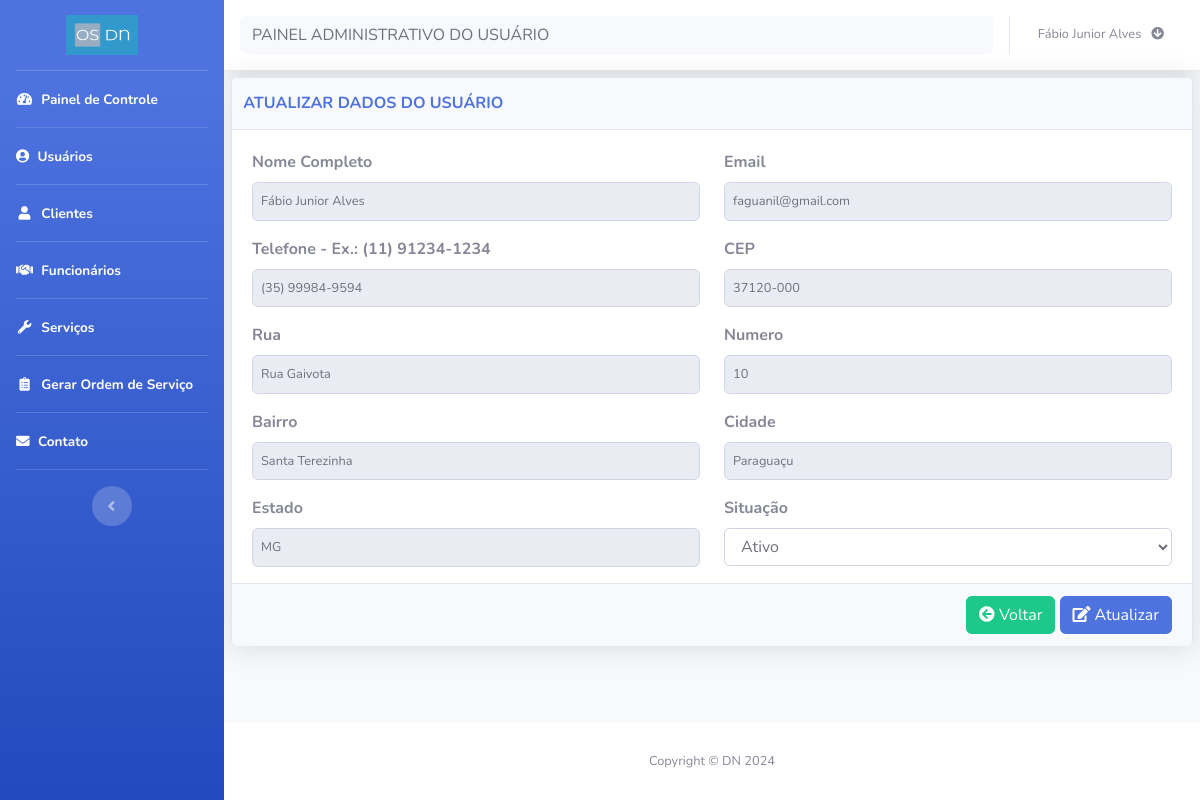
Screenshot of /editar_usuario.php?cod=25 (signed in) with the database file from the repository.
### tables this page shows
CREATE TABLE `usuario` (
  `cod` int(11) NOT NULL,
  `nome` varchar(100) NOT NULL,
  `email` varchar(100) NOT NULL,
  `telefone` varchar(100) NOT NULL,
  `senha` varchar(100) NOT NULL,
  `cep` varchar(10) NOT NULL,
  `endereco` varchar(100) NOT NULL,
  `numero` varchar(11) NOT NULL,
  `bairro` varchar(100) NOT NULL,
  `cidade` varchar(100) NOT NULL,
  `estado` varchar(2) NOT NULL,
  `status` int(11) NOT NULL,
  `perfil` int(11) NOT NULL,
  `data` date NOT NULL
);

### bd/bd_usuario.php (called while the page is built, shortened)
<?php
function buscaUsuarioeditar($codigo){
  $conexao = conecta_db();
  $query = "SELECT *
            FROM usuario
            WHERE cod='$codigo'";
  $resultado = mysqli_query($conexao,$query);
  $dados = mysqli_fetch_array($resultado);
  return $dados;
}
?>

### editar_usuario.php (the view, shortened to what this page needs)
<?php
require_once('header.php');
require_once('sidebar.php');
require_once ("bd/bd_usuario.php");
$codigo = $_GET['cod'];
$dados = buscaUsuarioeditar($codigo);
$nome = $dados["nome"];
$email = $dados["email"];
$telefone = $dados["telefone"];
$cep = $dados["cep"];
$endereco = $dados["endereco"];
$numero = $dados["numero"];
$bairro = $dados["bairro"];
$cidade = $dados["cidade"];
$estado = $dados["estado"];
$status = $dados["status"];
?>
<div id="content">
    <?php require_once('navbar.php');?>
    <div class="container-fluid">
        <div class="card shadow mb-2">
            <div class="card-header py-3">
                <div class="row">
                    <div class="col-md-8">
                        <h6 class="m-0 font-weight-bold text-primary" id="title">ATUALIZAR DADOS DO USUÁRIO</h6>
                    </div>
                </div>
            </div>
            <div class="card-body">
                <form class="user" action="editar_usuario_envia.php" method="post">
                    <div class="form-group row">
                        <div class="col-sm-6 mb-3 mb-sm-0">
                            <label> Nome Completo </label>
                            <input type="text" class="form-control form-control-user" id="nome" name="nome" value="<?= $nome ?>" readonly>
                        </div>
                        <div class="col-sm-6">
                            <label> Email </label>
                            <input type="email" class="form-control form-control-user" id="email" name="email" value="<?= $email ?>" readonly>
                        </div>
                    </div>
                    <div class="form-group row">
                        <div class="col-sm-6 mb-3 mb-sm-0">
                            <label> Telefone - Ex.: (11) 91234-1234 </label>
                            <input type="tel" class="form-control form-control-user" id="telefone" name="telefone" value="<?=$telefone ?>" readonly>
                        </div>
                        <div class="col-sm-6 mb-3 mb-sm-0">
                            <label> CEP </label>
                            <input type="text" class="form-control form-control-user" id="cep" name="cep" value="<?= $cep ?>" readonly>
                        </div>
                    </div>
                    <div class="form-group row">
                        <div class="col-sm-6 mb-3 mb-sm-0">
                            <label> Rua </label>
                            <input type="text" class="form-control form-control-user" id="endereco" name="endereco" value="<?= $endereco ?>" readonly>
                        </div>
                        <div class="col-sm-6 mb-3 mb-sm-0">
                            <label> Numero </label>
                            <input type="number" class="form-control form-control-user" id="numero" name="numero" value="<?= $numero ?>" readonly>
                        </div>
                    </div>
                    <div class="form-group row">
                        <div class="col-sm-6 mb-3 mb-sm-0">
                            <label> Bairro </label>
                            <input type="text" class="form-control form-control-user" id="bairro" name="bairro" value="<?= $bairro ?>" readonly>
                        </div>
                        <div class="col-sm-6 mb-3 mb-sm-0">
                            <label> Cidade </label>
                            <input type="text" class="form-control form-control-user" id="cidade" name="cidade" value="<?= $cidade ?>" readonly>
                        </div>
                    </div>
                    <div class="form-group row">
                        <div class="col-sm-6 mb-3 mb-sm-0">
                            <label> Estado </label>
                            <input type="text" class="form-control form-control-user" id="estado" name="estado" value="<?= $estado ?>" readonly>
                        </div>
                         <div class="col-sm-6">
                            <label> Situação </label>
                            <select class="form-control" id="status" name="status" required>
                                <option value="1" <?php echo ($status == 1) ? 'selected': ''; ?>>Ativo</option>
                            </select>
                        </div>
                    </div>
                    <div class="card-footer text-muted" id="btn-form">
                        <div class=text-right>
                            <a title="Voltar" href="usuario.php"><button type="button" class="btn btn-success"><i class="fas fa-arrow-circle-left"></i>&nbsp;</i>Voltar</button></a>
                            <a title="Adicionar"><button type="submit" name="updatebtn" class="btn btn-primary uptadebtn"><i class="fas fa-edit">&nbsp;</i>Atualizar</button> </a>
                        </div>
                    </div>
                </form>
            </div>
        </div>
    </div>
</div>
<?php
require_once('footer.php');
?>

### rows the page displays
usuario: nome "Fábio Junior Alves", email "faguanil@gmail.com", telefone "(35) 99984-9594", cep "37120-000", endereco "Rua Gaivota", numero "10", bairro "Santa Terezinha", cidade "Paraguaçu", estado "MG", status "Ativo"

### other values shown
$_SESSION['nome_usu'] "Fábio Junior Alves"
